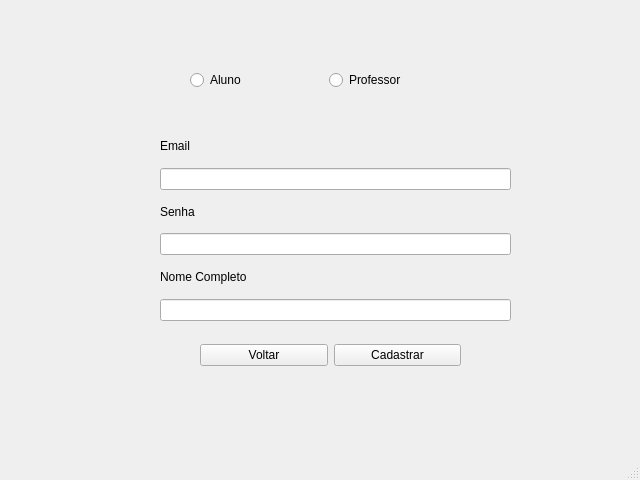
<?xml version="1.0" encoding="UTF-8"?>
<ui version="4.0">
 <class>MainWindow</class>
 <widget class="QMainWindow" name="MainWindow">
  <property name="geometry">
   <rect>
    <x>0</x>
    <y>0</y>
    <width>640</width>
    <height>480</height>
   </rect>
  </property>
  <property name="windowTitle">
   <string>MainWindow</string>
  </property>
  <widget class="QWidget" name="centralwidget">
   <widget class="QWidget" name="horizontalLayoutWidget">
    <property name="geometry">
     <rect>
      <x>190</x>
      <y>60</y>
      <width>271</width>
      <height>41</height>
     </rect>
    </property>
    <layout class="QHBoxLayout" name="horizontalLayout">
     <item>
      <widget class="QRadioButton" name="radioButton">
       <property name="text">
        <string>Aluno</string>
       </property>
      </widget>
     </item>
     <item>
      <widget class="QRadioButton" name="radioButton_2">
       <property name="text">
        <string>Professor</string>
       </property>
      </widget>
     </item>
    </layout>
   </widget>
   <widget class="QWidget" name="horizontalLayoutWidget_2">
    <property name="geometry">
     <rect>
      <x>200</x>
      <y>320</y>
      <width>261</width>
      <height>71</height>
     </rect>
    </property>
    <layout class="QHBoxLayout" name="horizontalLayout_2">
     <item>
      <widget class="QPushButton" name="pushButton">
       <property name="text">
        <string>Voltar</string>
       </property>
      </widget>
     </item>
     <item>
      <widget class="QPushButton" name="pushButton_2">
       <property name="text">
        <string>Cadastrar</string>
       </property>
      </widget>
     </item>
    </layout>
   </widget>
   <widget class="QWidget" name="verticalLayoutWidget">
    <property name="geometry">
     <rect>
      <x>160</x>
      <y>130</y>
      <width>351</width>
      <height>191</height>
     </rect>
    </property>
    <layout class="QVBoxLayout" name="verticalLayout">
     <item>
      <widget class="QLabel" name="label">
       <property name="text">
        <string>Email</string>
       </property>
      </widget>
     </item>
     <item>
      <widget class="QLineEdit" name="lineEdit"/>
     </item>
     <item>
      <widget class="QLabel" name="label_2">
       <property name="text">
        <string>Senha</string>
       </property>
      </widget>
     </item>
     <item>
      <widget class="QLineEdit" name="lineEdit_2"/>
     </item>
     <item>
      <widget class="QLabel" name="label_3">
       <property name="text">
        <string>Nome Completo</string>
       </property>
      </widget>
     </item>
     <item>
      <widget class="QLineEdit" name="lineEdit_3"/>
     </item>
    </layout>
   </widget>
  </widget>
  <widget class="QMenuBar" name="menubar">
   <property name="geometry">
    <rect>
     <x>0</x>
     <y>0</y>
     <width>640</width>
     <height>23</height>
    </rect>
   </property>
  </widget>
  <widget class="QStatusBar" name="statusbar"/>
 </widget>
 <resources/>
 <connections/>
</ui>
